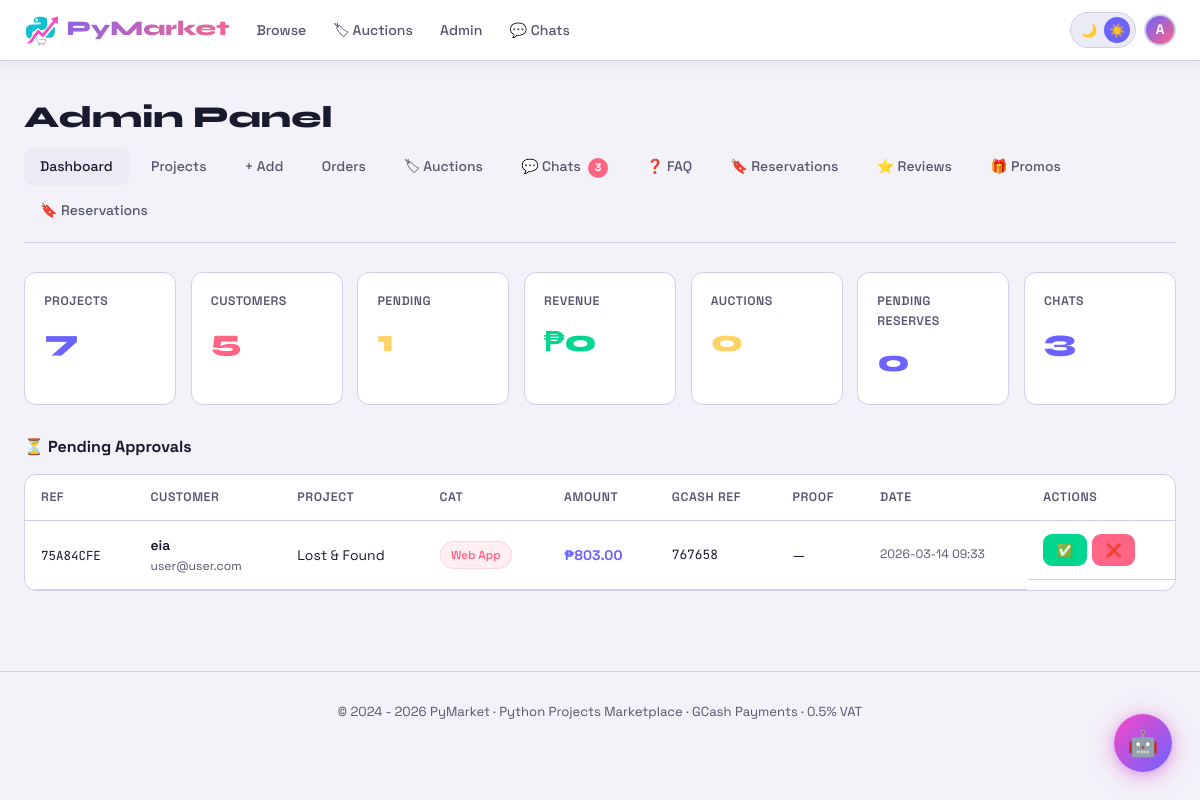
The page /admin (signed in) on the database its author committed.
### tables this page shows
CREATE TABLE orders (
                id INTEGER PRIMARY KEY AUTOINCREMENT,
                order_ref TEXT UNIQUE NOT NULL,
                user_id INTEGER NOT NULL,
                project_id INTEGER NOT NULL,
                amount REAL NOT NULL,
                status TEXT DEFAULT "pending",
                gcash_ref TEXT,
                payment_screenshot TEXT,
                created_at TEXT DEFAULT CURRENT_TIMESTAMP,
                approved_at TEXT,
                FOREIGN KEY(user_id) REFERENCES users(id),
                FOREIGN KEY(project_id) REFERENCES projects(id)
            );

CREATE TABLE users (
                id INTEGER PRIMARY KEY AUTOINCREMENT,
                username TEXT UNIQUE NOT NULL,
                email TEXT UNIQUE NOT NULL,
                password TEXT NOT NULL,
                bio TEXT DEFAULT '',
                avatar TEXT DEFAULT '',
                is_admin INTEGER DEFAULT 0,
                created_at TEXT DEFAULT CURRENT_TIMESTAMP
            );

CREATE TABLE projects (
                id INTEGER PRIMARY KEY AUTOINCREMENT,
                title TEXT NOT NULL,
                description TEXT NOT NULL,
                price REAL NOT NULL,
                tech_stack TEXT,
                category TEXT,
                file_path TEXT,
                is_active INTEGER DEFAULT 1,
                created_at TEXT DEFAULT CURRENT_TIMESTAMP
            , original_price REAL, discount_percent REAL DEFAULT 0, view_count INTEGER DEFAULT 0);

### app.py (the view)
@app.route('/admin')
@login_required
@admin_required
def admin_dashboard():
    db = get_db()
    stats = {
        'projects':      db.execute("SELECT COUNT(*) as c FROM projects").fetchone()['c'],
        'users':         db.execute("SELECT COUNT(*) as c FROM users WHERE is_admin=0").fetchone()['c'],
        'pending':       db.execute("SELECT COUNT(*) as c FROM orders WHERE status='pending'").fetchone()['c'],
        'revenue':       db.execute("SELECT COALESCE(SUM(amount),0) as s FROM orders WHERE status='approved'").fetchone()['s'],
        'unread_chats':  db.execute("SELECT COUNT(DISTINCT user_id) as c FROM chats WHERE is_admin_reply=0").fetchone()['c'],
        'auctions':      db.execute("SELECT COUNT(*) as c FROM auctions").fetchone()['c'],
        'reservations':  db.execute("SELECT COUNT(*) as c FROM reservations WHERE status='pending'").fetchone()['c'],
    }
    pending_orders = db.execute('''
        SELECT o.*, u.username, u.email, p.title, p.category FROM orders o
        JOIN users u ON o.user_id=u.id JOIN projects p ON o.project_id=p.id
        WHERE o.status='pending' ORDER BY o.created_at DESC
    ''').fetchall()
    return render_template('admin/dashboard.html', stats=stats, pending_orders=pending_orders)

### app.py (called while the page is built)
def get_db():
    if 'db' not in g:
        conn = sqlite3.connect(DB_PATH, timeout=20)
        conn.row_factory = sqlite3.Row
        conn.execute("PRAGMA journal_mode=WAL")
        g.db = conn
    return g.db

def login_required(f):
    @wraps(f)
    def decorated(*args, **kwargs):
        if 'user_id' not in session:
            flash('login_required')
            return redirect(url_for('login', next=request.url))
        return f(*args, **kwargs)
    return decorated

def admin_required(f):
    @wraps(f)
    def decorated(*args, **kwargs):
        if not session.get('is_admin'):
            return redirect(url_for('index'))
        return f(*args, **kwargs)
    return decorated

### templates/admin/dashboard.html (shortened to what this page needs)
{% extends 'base.html' %}
{% block content %}
<div class="container">
  <h1 class="page-title">Admin Panel</h1>
  <div class="admin-nav">
    <a href="{{ url_for('admin_dashboard') }}" class="active">Dashboard</a>
    <a href="{{ url_for('admin_projects') }}">Projects</a>
    <a href="{{ url_for('admin_add_project') }}">+ Add</a>
    <a href="{{ url_for('admin_orders') }}">Orders</a>
    <a href="{{ url_for('admin_auctions') }}">🏷 Auctions</a>
    <a href="{{ url_for('admin_chats') }}">💬 Chats {% if stats.unread_chats>0 %}<span class="notif-dot">{{ stats.unread_chats }}</span>{% endif %}</a>
    <a href="{{ url_for('admin_faq') }}">❓ FAQ</a>
    <a href="{{ url_for('admin_reservations') }}">🔖 Reservations {% if stats.reservations>0 %}<span class="notif-dot">{{ stats.reservations }}</span>{% endif %}</a>
    <a href="{{ url_for('admin_reviews') }}">⭐ Reviews</a>
    <a href="{{ url_for('admin_promos') }}">🎁 Promos</a>
    <a href="{{ url_for('admin_reservations') }}">🔖 Reservations</a>
  </div>
  <div class="stats-grid">
    <div class="stat-card"><div class="stat-label">Projects</div><div class="stat-value" style="color:var(--accent)">{{ stats.projects }}</div></div>
    <div class="stat-card"><div class="stat-label">Customers</div><div class="stat-value" style="color:var(--accent2)">{{ stats.users }}</div></div>
    <div class="stat-card"><div class="stat-label">Pending</div><div class="stat-value" style="color:var(--yellow)">{{ stats.pending }}</div></div>
    <div class="stat-card"><div class="stat-label">Revenue</div><div class="stat-value" style="color:var(--green)">₱{{ "%.0f"|format(stats.revenue) }}</div></div>
    <div class="stat-card"><div class="stat-label">Auctions</div><div class="stat-value" style="color:var(--yellow)">{{ stats.auctions }}</div></div>
    <div class="stat-card"><a href="{{ url_for('admin_reservations') }}" style="text-decoration:none"><div class="stat-label">Pending Reserves</div><div class="stat-value" style="color:var(--accent)">{{ stats.reservations }}</div></a></div>
    <div class="stat-card"><div class="stat-label">Chats</div><div class="stat-value" style="color:var(--accent)">{{ stats.unread_chats }}</div></div>
  </div>
  {% if pending_orders %}
  <h2 style="font-size:1rem;font-weight:700;margin-bottom:.9rem">⏳ Pending Approvals</h2>
  <div class="table-wrap" style="background:var(--surface);border:1px solid var(--border);border-radius:12px;overflow:hidden">
    <table>
      <thead><tr><th>Ref</th><th>Customer</th><th>Project</th><th>Cat</th><th>Amount</th><th>GCash Ref</th><th>Proof</th><th>Date</th><th>Actions</th></tr></thead>
      <tbody>
        {% for o in pending_orders %}
        <tr>
          <td><span style="font-family:var(--mono);font-size:.78rem">{{ o['order_ref'] }}</span></td>
          <td><div style="font-weight:600;font-size:.87rem">{{ o['username'] }}</div><div style="color:var(--muted);font-size:.76rem">{{ o['email'] }}</div></td>
          <td style="font-size:.87rem">{{ o['title'] }}</td>
          <td>{% if o['category'] %}<span class="badge badge-cat">{{ o['category'] }}</span>{% else %}—{% endif %}</td>
          <td style="font-weight:700;color:var(--accent);white-space:nowrap">₱{{ "%.2f"|format(o['amount']) }}</td>
          <td style="font-family:var(--mono);font-size:.8rem">{{ o['gcash_ref'] or '—' }}</td>
          <td>{% if o['payment_screenshot'] %}<a href="{{ url_for('view_payment_proof',filename=o['payment_screenshot']) }}" target="_blank" class="btn btn-outline btn-sm">View</a>{% else %}—{% endif %}</td>
          <td style="color:var(--muted);font-size:.76rem;white-space:nowrap">{{ o['created_at'][:16] }}</td>
          <td style="display:flex;gap:.3rem;flex-wrap:wrap">
            <a href="{{ url_for('approve_order',oid=o['id']) }}" class="btn btn-success btn-sm">✅</a>
            <a href="{{ url_for('reject_order',oid=o['id']) }}" class="btn btn-danger btn-sm">❌</a>
          </td>
        </tr>
        {% endfor %}
      </tbody>
    </table>
  </div>
  {% else %}
  <div class="empty" style="padding:2rem"><div class="empty-icon">✅</div><div>No pending orders!</div></div>
  {% endif %}
</div>
{% endblock %}

### templates/base.html (style rules this page uses)
[data-theme="light"] { --bg:#f2f2f8;--surface:#ffffff;--surface2:#ebebf5;--border:#d0d0e8;--text:#1a1a2e;--muted:#55556e;--shadow:rgba(0,0,0,.07);--card-shadow:rgba(108,99,255,.1) }
:root { --accent:#6c63ff;--accent2:#ff6584;--green:#00d68f;--yellow:#ffd166;--font:'Space Grotesk',sans-serif;--mono:'JetBrains Mono',monospace;--display:'Syne',sans-serif }
* { margin:0;padding:0;box-sizing:border-box }
html { scroll-behavior:smooth }
body { background:var(--bg);color:var(--text);font-family:var(--font);min-height:100vh;line-height:1.6;transition:background .25s,color .25s }
a { color:inherit;text-decoration:none }
.notif-dot { display:inline-block;background:var(--accent2);color:#fff;border-radius:99px;font-size:.68rem;font-weight:700;padding:.08rem .4rem;margin-left:.25rem;vertical-align:middle }
.container { max-width:1280px;margin:0 auto;padding:2rem 1.5rem }
.page-title { font-family:var(--display);font-size:1.9rem;font-weight:800;margin-bottom:.4rem }
.badge { font-size:.73rem;font-weight:600;padding:.22rem .65rem;border-radius:99px;display:inline-block }
.badge-cat { background:rgba(255,101,132,.1);color:var(--accent2);border:1px solid rgba(255,101,132,.18) }
.btn { display:inline-flex;align-items:center;justify-content:center;gap:.45rem;padding:.7rem 1.5rem;border-radius:9px;font-family:var(--font);font-size:.92rem;font-weight:600;cursor:pointer;border:none;transition:.2s;text-align:center }
.btn-success { background:var(--green);color:#000 }
.btn-danger { background:var(--accent2);color:#fff }
.btn-sm { padding:.35rem .85rem;font-size:.82rem }
.table-wrap { overflow-x:auto;-webkit-overflow-scrolling:touch }
table { width:100%;border-collapse:collapse;min-width:500px }
th,td { padding:.8rem 1rem;text-align:left;border-bottom:1px solid var(--border);font-size:.87rem }
th { font-size:.77rem;font-weight:600;letter-spacing:.05em;color:var(--muted);text-transform:uppercase;white-space:nowrap }
.stats-grid { display:grid;grid-template-columns:repeat(auto-fit,minmax(150px,1fr));gap:.9rem;margin-bottom:1.8rem }
.stat-card { background:var(--surface);border:1px solid var(--border);border-radius:12px;padding:1.2rem }
.stat-label { font-size:.77rem;font-weight:600;color:var(--muted);text-transform:uppercase;letter-spacing:.04em;margin-bottom:.3rem }
.stat-value { font-family:var(--display);font-size:1.9rem;font-weight:800 }
.admin-nav { display:flex;gap:.4rem;margin-bottom:1.8rem;border-bottom:1px solid var(--border);padding-bottom:.9rem;flex-wrap:wrap }
.admin-nav a { padding:.45rem 1rem;border-radius:8px;font-size:.87rem;font-weight:500;color:var(--muted);transition:.2s;white-space:nowrap }
.admin-nav a:hover,.admin-nav a.active { background:var(--surface2);color:var(--text) }

### rows shown on the page
orders: order_ref "75A84CFE", username "eia", email "user@user.com", title "Lost & Found", category "Web App", amount "803.00", gcash_ref "767658", created_at "2026-03-14 09:33"

### other values the page prints
{{ session.username[0].upper() }} "A"
{{ stats.unread_chats }} "3"
{{ stats.projects }} "7"
{{ stats.users }} "5"
{{ stats.pending }} "1"
{{ "%.0f"|format(stats.revenue) }} "0"
{{ stats.auctions }} "0"
{{ stats.reservations }} "0"
